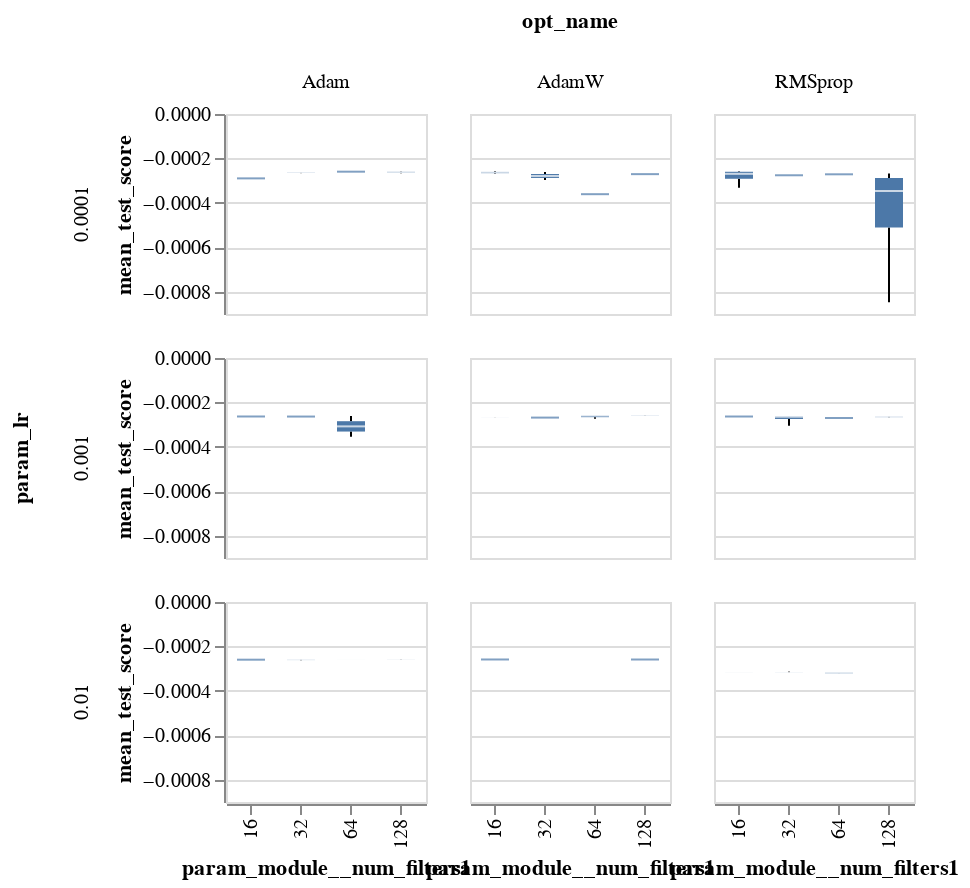

Write notebook code for a chart like this one.
### Code cell
alt.Chart(sm_res_df[~sm_res_df['opt_name'].isin(['SGD'])]).mark_boxplot(extent='min-max').encode(
    x=alt.X('param_module__num_filters1:O'),#title="kernel size 1"),
    y='mean_test_score:Q',
    #color=alt.Color('param_lr:N',scale=alt.Scale(scheme='tableau10')),
    column='opt_name:N',
    row='param_lr:N',
).interactive(
).properties(
    height=100,
    width=100
)

### Figure 1 — Vega-Lite specification as saved in the notebook (floating-point values rounded to 4 significant figures)
{"config": {"view": {"continuousWidth": 400, "continuousHeight": 300}}, "data": {"name": "data-cd0ef7d6017bc5dd6198b28a2510212e"}, "mark": {"type": "boxplot", "extent": "min-max"}, "encoding": {"column": {"type": "nominal", "field": "opt_name"}, "row": {"type": "nominal", "field": "param_lr"}, "x": {"type": "ordinal", "field": "param_module__num_filters1"}, "y": {"type": "quantitative", "field": "mean_test_score"}}, "height": 100, "selection": {"selector006": {"type": "interval", "bind": "scales", "encodings": ["x", "y"]}}, "width": 100, "$schema": "https://vega.github.io/schema/vega-lite/v4.8.1.json", "datasets": {"data-cd0ef7d6017bc5dd6198b28a2510212e": [{"rank_test_score": 72, "mean_test_score": -0.0003176, "param_module__num_filters1": 64, "param_module__num_filters2": 128, "param_module__kernel_size1": 4, "param_module__kernel_size2": 16, "param_lr": 0.01, "param_module__fc_node_num1": 500, "param_module__fc_node_num2": 10, "opt_name": "RMSprop"}, {"rank_test_score": 16, "mean_test_score": -0.0002598, "param_module__num_filters1": 32, "param_module__num_filters2": 64, "param_module__kernel_size1": 16, "param_module__kernel_size2": 4, "param_lr": 0.01, "param_module__fc_node_num1": 10, "param_module__fc_node_num2": 10, "opt_name": "Adam"}, {"rank_test_score": 100, "mean_test_score": null, "param_module__num_filters1": 128, "param_module__num_filters2": 32, "param_module__kernel_size1": 8, "param_module__kernel_size2": 32, "param_lr": 0.01, "param_module__fc_node_num1": 100, "param_module__fc_node_num2": 100, "opt_name": "AdamW"}, {"rank_test_score": 23, "mean_test_score": -0.0002617, "param_module__num_filters1": 32, "param_module__num_filters2": 16, "param_module__kernel_size1": 4, "param_module__kernel_size2": 32, "param_lr": 0.001, "param_module__fc_node_num1": 50, "param_module__fc_node_num2": 10, "opt_name": "RMSprop"}, {"rank_test_score": 50, "mean_test_score": -0.0002757, "param_module__num_filters1": 32, "param_module__num_filters2": 32, "param_module__kernel_size1": 32, "param_module__kernel_size2": 16, "param_lr": 0.0001, "param_module__fc_node_num1": 10, "param_module__fc_node_num2": 10, "opt_name": "RMSprop"}, {"rank_test_score": 69, "mean_test_score": -0.0003175, "param_module__num_filters1": 64, "param_module__num_filters2": 32, "param_module__kernel_size1": 16, "param_module__kernel_size2": 8, "param_lr": 0.01, "param_module__fc_node_num1": 500, "param_module__fc_node_num2": 50, "opt_name": "RMSprop"}, {"rank_test_score": 3, "mean_test_score": -0.0002577, "param_module__num_filters1": 128, "param_module__num_filters2": 64, "param_module__kernel_size1": 4, "param_module__kernel_size2": 16, "param_lr": 0.0001, "param_module__fc_node_num1": 100, "param_module__fc_node_num2": 500, "opt_name": "Adam"}, {"rank_test_score": 1, "mean_test_score": -0.0002575, "param_module__num_filters1": 16, "param_module__num_filters2": 128, "param_module__kernel_size1": 8, "param_module__kernel_size2": 16, "param_lr": 0.0001, "param_module__fc_node_num1": 50, "param_module__fc_node_num2": 500, "opt_name": "AdamW"}, {"rank_test_score": 22, "mean_test_score": -0.0002614, "param_module__num_filters1": 32, "param_module__num_filters2": 32, "param_module__kernel_size1": 16, "param_module__kernel_size2": 4, "param_lr": 0.001, "param_module__fc_node_num1": 10, "param_module__fc_node_num2": 100, "opt_name": "RMSprop"}, {"rank_test_score": 24, "mean_test_score": -0.0002621, "param_module__num_filters1": 32, "param_module__num_filters2": 64, "param_module__kernel_size1": 8, "param_module__kernel_size2": 8, "param_lr": 0.0001, "param_module__fc_node_num1": 50, "param_module__fc_node_num2": 10, "opt_name": "Adam"}, {"rank_test_score": 6, "mean_test_score": -0.0002583, "param_module__num_filters1": 64, "param_module__num_filters2": 128, "param_module__kernel_size1": 8, "param_module__kernel_size2": 8, "param_lr": 0.001, "param_module__fc_node_num1": 500, "param_module__fc_node_num2": 10, "opt_name": "AdamW"}, {"rank_test_score": 18, "mean_test_score": -0.0002611, "param_module__num_filters1": 32, "param_module__num_filters2": 64, "param_module__kernel_size1": 16, "param_module__kernel_size2": 32, "param_lr": 0.0001, "param_module__fc_node_num1": 100, "param_module__fc_node_num2": 100, "opt_name": "AdamW"}, {"rank_test_score": 47, "mean_test_score": -0.0002714, "param_module__num_filters1": 64, "param_module__num_filters2": 32, "param_module__kernel_size1": 4, "param_module__kernel_size2": 16, "param_lr": 0.0001, "param_module__fc_node_num1": 10, "param_module__fc_node_num2": 500, "opt_name": "RMSprop"}, {"rank_test_score": 65, "mean_test_score": -0.0003174, "param_module__num_filters1": 128, "param_module__num_filters2": 128, "param_module__kernel_size1": 32, "param_module__kernel_size2": 8, "param_lr": 0.01, "param_module__fc_node_num1": 50, "param_module__fc_node_num2": 50, "opt_name": "RMSprop"}, {"rank_test_score": 29, "mean_test_score": -0.0002633, "param_module__num_filters1": 16, "param_module__num_filters2": 32, "param_module__kernel_size1": 8, "param_module__kernel_size2": 16, "param_lr": 0.001, "param_module__fc_node_num1": 100, "param_module__fc_node_num2": 10, "opt_name": "RMSprop"}, {"rank_test_score": 68, "mean_test_score": -0.0003175, "param_module__num_filters1": 16, "param_module__num_filters2": 64, "param_module__kernel_size1": 4, "param_module__kernel_size2": 8, "param_lr": 0.01, "param_module__fc_node_num1": 500, "param_module__fc_node_num2": 50, "opt_name": "RMSprop"}, {"rank_test_score": 66, "mean_test_score": -0.0003175, "param_module__num_filters1": 128, "param_module__num_filters2": 32, "param_module__kernel_size1": 32, "param_module__kernel_size2": 4, "param_lr": 0.01, "param_module__fc_node_num1": 100, "param_module__fc_node_num2": 100, "opt_name": "RMSprop"}, {"rank_test_score": 8, "mean_test_score": -0.0002588, "param_module__num_filters1": 128, "param_module__num_filters2": 64, "param_module__kernel_size1": 4, "param_module__kernel_size2": 32, "param_lr": 0.01, "param_module__fc_node_num1": 100, "param_module__fc_node_num2": 100, "opt_name": "AdamW"}, {"rank_test_score": 25, "mean_test_score": -0.0002621, "param_module__num_filters1": 128, "param_module__num_filters2": 128, "param_module__kernel_size1": 16, "param_module__kernel_size2": 16, "param_lr": 0.001, "param_module__fc_node_num1": 100, "param_module__fc_node_num2": 500, "opt_name": "RMSprop"}, {"rank_test_score": 82, "mean_test_score": -0.0008472, "param_module__num_filters1": 128, "param_module__num_filters2": 32, "param_module__kernel_size1": 4, "param_module__kernel_size2": 16, "param_lr": 0.0001, "param_module__fc_node_num1": 500, "param_module__fc_node_num2": 10, "opt_name": "RMSprop"}, {"rank_test_score": 4, "mean_test_score": -0.0002581, "param_module__num_filters1": 128, "param_module__num_filters2": 128, "param_module__kernel_size1": 4, "param_module__kernel_size2": 16, "param_lr": 0.01, "param_module__fc_node_num1": 500, "param_module__fc_node_num2": 500, "opt_name": "Adam"}, {"rank_test_score": 11, "mean_test_score": -0.0002593, "param_module__num_filters1": 64, "param_module__num_filters2": 16, "param_module__kernel_size1": 8, "param_module__kernel_size2": 4, "param_lr": 0.001, "param_module__fc_node_num1": 500, "param_module__fc_node_num2": 10, "opt_name": "AdamW"}, {"rank_test_score": 28, "mean_test_score": -0.0002632, "param_module__num_filters1": 16, "param_module__num_filters2": 64, "param_module__kernel_size1": 4, "param_module__kernel_size2": 32, "param_lr": 0.001, "param_module__fc_node_num1": 500, "param_module__fc_node_num2": 100, "opt_name": "Adam"}, {"rank_test_score": 38, "mean_test_score": -0.0002673, "param_module__num_filters1": 16, "param_module__num_filters2": 128, "param_module__kernel_size1": 8, "param_module__kernel_size2": 32, "param_lr": 0.001, "param_module__fc_node_num1": 50, "param_module__fc_node_num2": 50, "opt_name": "AdamW"}, {"rank_test_score": 48, "mean_test_score": -0.0002731, "param_module__num_filters1": 64, "param_module__num_filters2": 32, "param_module__kernel_size1": 16, "param_module__kernel_size2": 4, "param_lr": 0.001, "param_module__fc_node_num1": 500, "param_module__fc_node_num2": 100, "opt_name": "AdamW"}, {"rank_test_score": 98, "mean_test_score": null, "param_module__num_filters1": 64, "param_module__num_filters2": 128, "param_module__kernel_size1": 8, "param_module__kernel_size2": 32, "param_lr": 0.01, "param_module__fc_node_num1": 500, "param_module__fc_node_num2": 100, "opt_name": "AdamW"}, {"rank_test_score": 56, "mean_test_score": -0.0002897, "param_module__num_filters1": 16, "param_module__num_filters2": 64, "param_module__kernel_size1": 4, "param_module__kernel_size2": 16, "param_lr": 0.0001, "param_module__fc_node_num1": 100, "param_module__fc_node_num2": 50, "opt_name": "Adam"}, {"rank_test_score": 73, "mean_test_score": -0.000318, "param_module__num_filters1": 32, "param_module__num_filters2": 32, "param_module__kernel_size1": 32, "param_module__kernel_size2": 8, "param_lr": 0.01, "param_module__fc_node_num1": 500, "param_module__fc_node_num2": 500, "opt_name": "RMSprop"}, {"rank_test_score": 5, "mean_test_score": -0.0002581, "param_module__num_filters1": 16, "param_module__num_filters2": 16, "param_module__kernel_size1": 4, "param_module__kernel_size2": 32, "param_lr": 0.0001, "param_module__fc_node_num1": 100, "param_module__fc_node_num2": 50, "opt_name": "RMSprop"}, {"rank_test_score": 62, "mean_test_score": -0.0003164, "param_module__num_filters1": 32, "param_module__num_filters2": 16, "param_module__kernel_size1": 32, "param_module__kernel_size2": 8, "param_lr": 0.01, "param_module__fc_node_num1": 500, "param_module__fc_node_num2": 500, "opt_name": "RMSprop"}, {"rank_test_score": 2, "mean_test_score": -0.0002576, "param_module__num_filters1": 128, "param_module__num_filters2": 32, "param_module__kernel_size1": 8, "param_module__kernel_size2": 8, "param_lr": 0.001, "param_module__fc_node_num1": 500, "param_module__fc_node_num2": 500, "opt_name": "AdamW"}, {"rank_test_score": 51, "mean_test_score": -0.0002773, "param_module__num_filters1": 32, "param_module__num_filters2": 128, "param_module__kernel_size1": 32, "param_module__kernel_size2": 16, "param_lr": 0.001, "param_module__fc_node_num1": 50, "param_module__fc_node_num2": 50, "opt_name": "RMSprop"}, {"rank_test_score": 26, "mean_test_score": -0.0002629, "param_module__num_filters1": 32, "param_module__num_filters2": 128, "param_module__kernel_size1": 8, "param_module__kernel_size2": 8, "param_lr": 0.01, "param_module__fc_node_num1": 50, "param_module__fc_node_num2": 50, "opt_name": "Adam"}, {"rank_test_score": 52, "mean_test_score": -0.000278, "param_module__num_filters1": 16, "param_module__num_filters2": 32, "param_module__kernel_size1": 16, "param_module__kernel_size2": 8, "param_lr": 0.0001, "param_module__fc_node_num1": 500, "param_module__fc_node_num2": 50, "opt_name": "RMSprop"}, {"rank_test_score": 67, "mean_test_score": -0.0003175, "param_module__num_filters1": 32, "param_module__num_filters2": 32, "param_module__kernel_size1": 8, "param_module__kernel_size2": 4, "param_lr": 0.01, "param_module__fc_node_num1": 50, "param_module__fc_node_num2": 100, "opt_name": "RMSprop"}, {"rank_test_score": 36, "mean_test_score": -0.0002666, "param_module__num_filters1": 16, "param_module__num_filters2": 64, "param_module__kernel_size1": 16, "param_module__kernel_size2": 4, "param_lr": 0.001, "param_module__fc_node_num1": 500, "param_module__fc_node_num2": 500, "opt_name": "AdamW"}, {"rank_test_score": 20, "mean_test_score": -0.0002611, "param_module__num_filters1": 64, "param_module__num_filters2": 64, "param_module__kernel_size1": 16, "param_module__kernel_size2": 32, "param_lr": 0.001, "param_module__fc_node_num1": 100, "param_module__fc_node_num2": 100, "opt_name": "Adam"}, {"rank_test_score": 75, "mean_test_score": -0.0003235, "param_module__num_filters1": 64, "param_module__num_filters2": 16, "param_module__kernel_size1": 32, "param_module__kernel_size2": 4, "param_lr": 0.01, "param_module__fc_node_num1": 10, "param_module__fc_node_num2": 100, "opt_name": "RMSprop"}, {"rank_test_score": 15, "mean_test_score": -0.0002597, "param_module__num_filters1": 128, "param_module__num_filters2": 128, "param_module__kernel_size1": 8, "param_module__kernel_size2": 4, "param_lr": 0.01, "param_module__fc_node_num1": 50, "param_module__fc_node_num2": 50, "opt_name": "Adam"}, {"rank_test_score": 17, "mean_test_score": -0.0002605, "param_module__num_filters1": 16, "param_module__num_filters2": 32, "param_module__kernel_size1": 8, "param_module__kernel_size2": 16, "param_lr": 0.0001, "param_module__fc_node_num1": 50, "param_module__fc_node_num2": 50, "opt_name": "RMSprop"}, {"rank_test_score": 61, "mean_test_score": -0.0003124, "param_module__num_filters1": 32, "param_module__num_filters2": 32, "param_module__kernel_size1": 4, "param_module__kernel_size2": 16, "param_lr": 0.01, "param_module__fc_node_num1": 500, "param_module__fc_node_num2": 50, "opt_name": "RMSprop"}, {"rank_test_score": 79, "mean_test_score": -0.0003982, "param_module__num_filters1": 128, "param_module__num_filters2": 32, "param_module__kernel_size1": 16, "param_module__kernel_size2": 32, "param_lr": 0.0001, "param_module__fc_node_num1": 50, "param_module__fc_node_num2": 10, "opt_name": "RMSprop"}, {"rank_test_score": 30, "mean_test_score": -0.0002635, "param_module__num_filters1": 32, "param_module__num_filters2": 32, "param_module__kernel_size1": 16, "param_module__kernel_size2": 16, "param_lr": 0.001, "param_module__fc_node_num1": 100, "param_module__fc_node_num2": 50, "opt_name": "Adam"}, {"rank_test_score": 44, "mean_test_score": -0.00027, "param_module__num_filters1": 64, "param_module__num_filters2": 16, "param_module__kernel_size1": 32, "param_module__kernel_size2": 16, "param_lr": 0.001, "param_module__fc_node_num1": 10, "param_module__fc_node_num2": 10, "opt_name": "RMSprop"}, {"rank_test_score": 13, "mean_test_score": -0.0002595, "param_module__num_filters1": 64, "param_module__num_filters2": 16, "param_module__kernel_size1": 8, "param_module__kernel_size2": 32, "param_lr": 0.0001, "param_module__fc_node_num1": 50, "param_module__fc_node_num2": 100, "opt_name": "Adam"}, {"rank_test_score": 41, "mean_test_score": -0.0002687, "param_module__num_filters1": 128, "param_module__num_filters2": 64, "param_module__kernel_size1": 32, "param_module__kernel_size2": 8, "param_lr": 0.001, "param_module__fc_node_num1": 50, "param_module__fc_node_num2": 500, "opt_name": "RMSprop"}, {"rank_test_score": 60, "mean_test_score": -0.0003043, "param_module__num_filters1": 32, "param_module__num_filters2": 64, "param_module__kernel_size1": 4, "param_module__kernel_size2": 32, "param_lr": 0.001, "param_module__fc_node_num1": 50, "param_module__fc_node_num2": 50, "opt_name": "RMSprop"}, {"rank_test_score": 12, "mean_test_score": -0.0002595, "param_module__num_filters1": 64, "param_module__num_filters2": 16, "param_module__kernel_size1": 8, "param_module__kernel_size2": 32, "param_lr": 0.01, "param_module__fc_node_num1": 50, "param_module__fc_node_num2": 10, "opt_name": "Adam"}, {"rank_test_score": 32, "mean_test_score": -0.0002655, "param_module__num_filters1": 32, "param_module__num_filters2": 16, "param_module__kernel_size1": 4, "param_module__kernel_size2": 4, "param_lr": 0.001, "param_module__fc_node_num1": 50, "param_module__fc_node_num2": 50, "opt_name": "RMSprop"}, {"rank_test_score": 64, "mean_test_score": -0.000317, "param_module__num_filters1": 32, "param_module__num_filters2": 64, "param_module__kernel_size1": 32, "param_module__kernel_size2": 16, "param_lr": 0.01, "param_module__fc_node_num1": 500, "param_module__fc_node_num2": 100, "opt_name": "RMSprop"}, {"rank_test_score": 27, "mean_test_score": -0.000263, "param_module__num_filters1": 32, "param_module__num_filters2": 16, "param_module__kernel_size1": 32, "param_module__kernel_size2": 4, "param_lr": 0.001, "param_module__fc_node_num1": 10, "param_module__fc_node_num2": 10, "opt_name": "RMSprop"}, {"rank_test_score": 10, "mean_test_score": -0.0002592, "param_module__num_filters1": 64, "param_module__num_filters2": 16, "param_module__kernel_size1": 4, "param_module__kernel_size2": 4, "param_lr": 0.01, "param_module__fc_node_num1": 100, "param_module__fc_node_num2": 10, "opt_name": "Adam"}, {"rank_test_score": 57, "mean_test_score": -0.0002947, "param_module__num_filters1": 128, "param_module__num_filters2": 64, "param_module__kernel_size1": 4, "param_module__kernel_size2": 8, "param_lr": 0.0001, "param_module__fc_node_num1": 100, "param_module__fc_node_num2": 500, "opt_name": "RMSprop"}, {"rank_test_score": 58, "mean_test_score": -0.0002966, "param_module__num_filters1": 32, "param_module__num_filters2": 128, "param_module__kernel_size1": 8, "param_module__kernel_size2": 4, "param_lr": 0.0001, "param_module__fc_node_num1": 50, "param_module__fc_node_num2": 50, "opt_name": "AdamW"}, {"rank_test_score": 35, "mean_test_score": -0.0002664, "param_module__num_filters1": 128, "param_module__num_filters2": 64, "param_module__kernel_size1": 16, "param_module__kernel_size2": 16, "param_lr": 0.0001, "param_module__fc_node_num1": 50, "param_module__fc_node_num2": 500, "opt_name": "Adam"}, {"rank_test_score": 77, "mean_test_score": -0.0003543, "param_module__num_filters1": 64, "param_module__num_filters2": 32, "param_module__kernel_size1": 16, "param_module__kernel_size2": 32, "param_lr": 0.001, "param_module__fc_node_num1": 50, "param_module__fc_node_num2": 100, "opt_name": "Adam"}, {"rank_test_score": 14, "mean_test_score": -0.0002596, "param_module__num_filters1": 16, "param_module__num_filters2": 64, "param_module__kernel_size1": 32, "param_module__kernel_size2": 8, "param_lr": 0.01, "param_module__fc_node_num1": 100, "param_module__fc_node_num2": 50, "opt_name": "Adam"}, {"rank_test_score": 34, "mean_test_score": -0.0002663, "param_module__num_filters1": 32, "param_module__num_filters2": 128, "param_module__kernel_size1": 32, "param_module__kernel_size2": 32, "param_lr": 0.0001, "param_module__fc_node_num1": 50, "param_module__fc_node_num2": 10, "opt_name": "Adam"}, {"rank_test_score": 19, "mean_test_score": -0.0002611, "param_module__num_filters1": 32, "param_module__num_filters2": 16, "param_module__kernel_size1": 32, "param_module__kernel_size2": 32, "param_lr": 0.01, "param_module__fc_node_num1": 50, "param_module__fc_node_num2": 50, "opt_name": "Adam"}, {"rank_test_score": 39, "mean_test_score": -0.0002674, "param_module__num_filters1": 128, "param_module__num_filters2": 128, "param_module__kernel_size1": 32, "param_module__kernel_size2": 8, "param_lr": 0.0001, "param_module__fc_node_num1": 500, "param_module__fc_node_num2": 50, "opt_name": "RMSprop"}, {"rank_test_score": 71, "mean_test_score": -0.0003175, "param_module__num_filters1": 32, "param_module__num_filters2": 128, "param_module__kernel_size1": 8, "param_module__kernel_size2": 16, "param_lr": 0.01, "param_module__fc_node_num1": 10, "param_module__fc_node_num2": 50, "opt_name": "RMSprop"}, {"rank_test_score": 7, "mean_test_score": -0.0002587, "param_module__num_filters1": 16, "param_module__num_filters2": 16, "param_module__kernel_size1": 4, "param_module__kernel_size2": 16, "param_lr": 0.01, "param_module__fc_node_num1": 500, "param_module__fc_node_num2": 50, "opt_name": "AdamW"}, {"rank_test_score": 69, "mean_test_score": -0.0003175, "param_module__num_filters1": 32, "param_module__num_filters2": 16, "param_module__kernel_size1": 4, "param_module__kernel_size2": 8, "param_lr": 0.01, "param_module__fc_node_num1": 500, "param_module__fc_node_num2": 50, "opt_name": "RMSprop"}, {"rank_test_score": 21, "mean_test_score": -0.0002611, "param_module__num_filters1": 128, "param_module__num_filters2": 16, "param_module__kernel_size1": 32, "param_module__kernel_size2": 16, "param_lr": 0.001, "param_module__fc_node_num1": 10, "param_module__fc_node_num2": 500, "opt_name": "AdamW"}, {"rank_test_score": 40, "mean_test_score": -0.0002682, "param_module__num_filters1": 32, "param_module__num_filters2": 16, "param_module__kernel_size1": 8, "param_module__kernel_size2": 16, "param_lr": 0.001, "param_module__fc_node_num1": 500, "param_module__fc_node_num2": 10, "opt_name": "AdamW"}, {"rank_test_score": 9, "mean_test_score": -0.0002591, "param_module__num_filters1": 32, "param_module__num_filters2": 32, "param_module__kernel_size1": 4, "param_module__kernel_size2": 4, "param_lr": 0.01, "param_module__fc_node_num1": 500, "param_module__fc_node_num2": 100, "opt_name": "Adam"}, {"rank_test_score": 31, "mean_test_score": -0.000265, "param_module__num_filters1": 128, "param_module__num_filters2": 32, "param_module__kernel_size1": 16, "param_module__kernel_size2": 8, "param_lr": 0.001, "param_module__fc_node_num1": 50, "param_module__fc_node_num2": 50, "opt_name": "RMSprop"}, {"rank_test_score": 76, "mean_test_score": -0.000332, "param_module__num_filters1": 16, "param_module__num_filters2": 64, "param_module__kernel_size1": 4, "param_module__kernel_size2": 32, "param_lr": 0.0001, "param_module__fc_node_num1": 500, "param_module__fc_node_num2": 100, "opt_name": "RMSprop"}, {"rank_test_score": 46, "mean_test_score": -0.0002706, "param_module__num_filters1": 128, "param_module__num_filters2": 64, "param_module__kernel_size1": 32, "param_module__kernel_size2": 16, "param_lr": 0.0001, "param_module__fc_node_num1": 500, "param_module__fc_node_num2": 50, "opt_name": "AdamW"}, {"rank_test_score": 74, "mean_test_score": -0.0003221, "param_module__num_filters1": 64, "param_module__num_filters2": 64, "param_module__kernel_size1": 4, "param_module__kernel_size2": 8, "param_lr": 0.01, "param_module__fc_node_num1": 100, "param_module__fc_node_num2": 100, "opt_name": "RMSprop"}, {"rank_test_score": 99, "mean_test_score": null, "param_module__num_filters1": 64, "param_module__num_filters2": 64, "param_module__kernel_size1": 16, "param_module__kernel_size2": 32, "param_lr": 0.0001, "param_module__fc_node_num1": 50, "param_module__fc_node_num2": 500, "opt_name": "Adam"}, {"rank_test_score": 63, "mean_test_score": -0.0003167, "param_module__num_filters1": 16, "param_module__num_filters2": 16, "param_module__kernel_size1": 32, "param_module__kernel_size2": 8, "param_lr": 0.01, "param_module__fc_node_num1": 50, "param_module__fc_node_num2": 50, "opt_name": "RMSprop"}, {"rank_test_score": 78, "mean_test_score": -0.0003608, "param_module__num_filters1": 64, "param_module__num_filters2": 128, "param_module__kernel_size1": 16, "param_module__kernel_size2": 8, "param_lr": 0.0001, "param_module__fc_node_num1": 50, "param_module__fc_node_num2": 10, "opt_name": "AdamW"}, {"rank_test_score": 42, "mean_test_score": -0.0002696, "param_module__num_filters1": 16, "param_module__num_filters2": 128, "param_module__kernel_size1": 16, "param_module__kernel_size2": 16, "param_lr": 0.0001, "param_module__fc_node_num1": 500, "param_module__fc_node_num2": 10, "opt_name": "AdamW"}]}}
